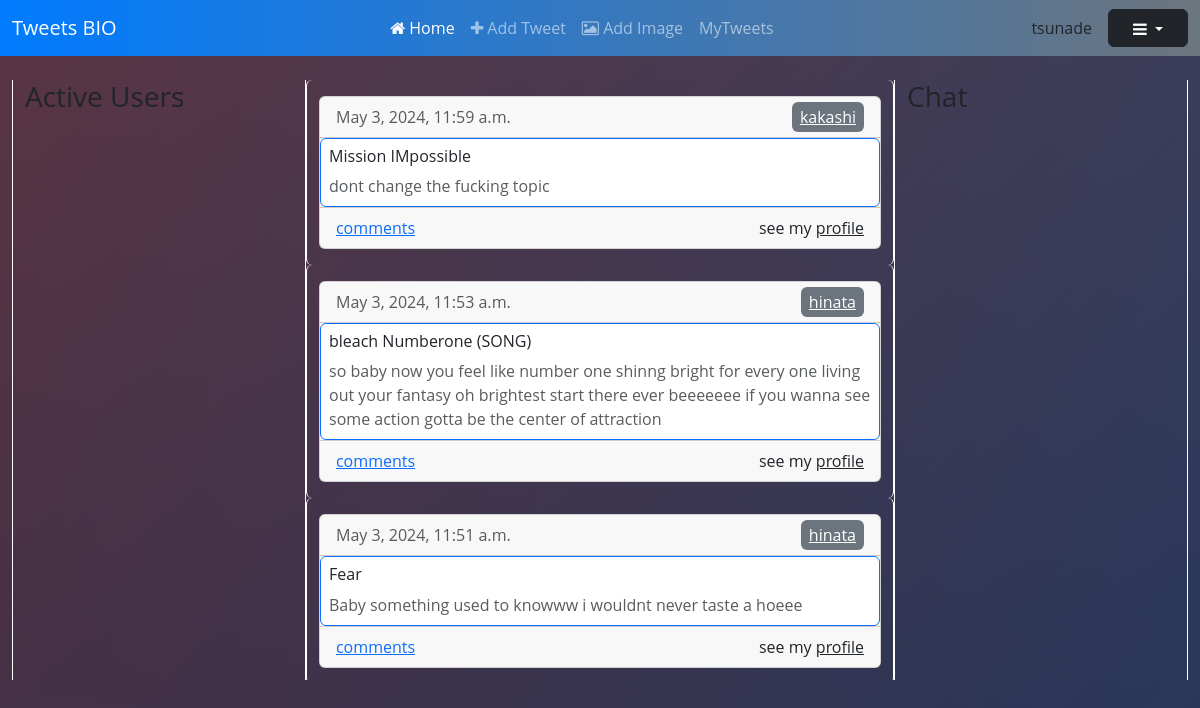
Before: / (signed in) with the older database file.
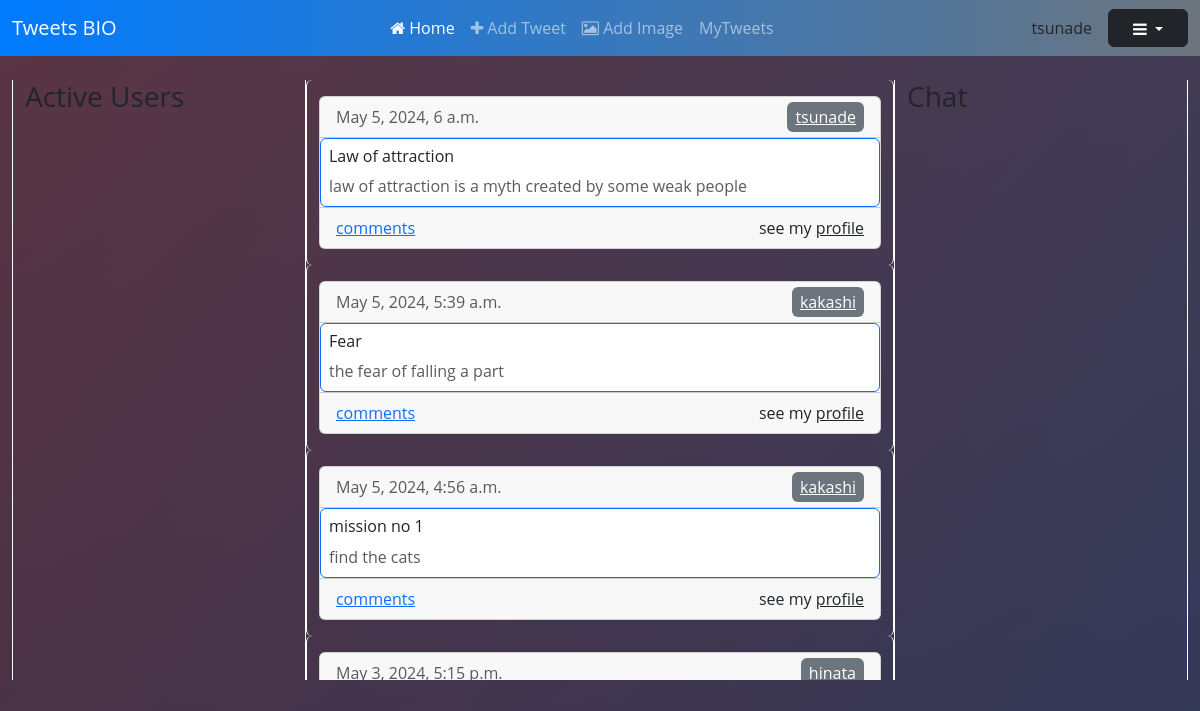
After: the same page with the newer database file.
### myapp/models.py (models this page shows, shortened)
class Tweets(models.Model):
    user = models.ForeignKey(User,on_delete=models.CASCADE)
    topic = models.CharField(max_length=50,null=False,blank=False)
    tweet = models.CharField(max_length=250,null=False,blank=False)
    pub_date = models.DateTimeField()

### myapp/views.py (the view)
# urls.py: path("",index_page,name="index_page"),
@login_required(login_url="login/")
def index_page(request):
    user_data = Tweets.objects.all().order_by("-pub_date")
    return render(request,"index.html",context={"page":"home","data":user_data})

### myapp/templates/index.html (shortened to what this page needs)
{% extends "base.html" %}
{% block navbar %}
<nav class="navbar navbar-expand-lg navbar-dark bg-dark">
  <div class="container-fluid">
    <a class="navbar-brand" href="/">Tweets BIO</a>
    <div class="collapse navbar-collapse" id="navbarNav">
      <ul class="navbar-nav mx-auto">
        <li class="nav-item">
          <a class="nav-link active" aria-current="page" href="{% url 'myapp:index_page' %}"><i class="fa fa-home"></i> Home</a>
        </li>
        <li class="nav-item">
          <a class="nav-link" href="{% url 'myapp:add_tweet_page' %}"><i class="fa fa-plus"></i> Add Tweet</a>
        </li>
        <li class="nav-item">
          <a class="nav-link" href="{% url 'myapp:add_image' %}"><i class="fa fa-image"></i> Add Image</a>
        </li>
        <li class="nav-item">
          <a class="nav-link" href="{% url 'myapp:all_tweets' request.user.username %}"></i>MyTweets</a>
        </li>
      </ul>
    </div>
    <div class="text-center me-3">
      <a class="nav-link font-weight-bold" href="#">{{request.user.username}}</a>
    </div>
    <div class="dropdown">
      <button class="btn btn-dark dropdown-toggle" type="button" id="dropdownMenuButton" aria-expanded="false">
        <i class="fa fa-bars"></i>
      </button>
    </div>
  </div>
</nav>
{% endblock navbar %}
{% block body %}
<div class="container-fluid p-4">
  <div class="row">
    <div class="col-lg-3 border border-white border-top-0 border-bottom-0 rounded-0">
      <h3>Active Users</h3>
    </div>
    <div class="col-lg-6" style="max-height: 600px; overflow-y: auto; scrollbar-width: none; -ms-overflow-style: none;">
      {% if data %}
        {% for element in data %}
          <div class="row">
            <div class="col-lg-12 border border-white border-top-0 border-bottom-0 rounded">
              <div class="card my-3">
                <div class="card-header d-flex justify-content-between align-items-center">
                  <span class="font-light text-muted">{{element.pub_date}}</span>
                  <div>
                    <a class="no-decoration px-2 py-1 bg-secondary text-white font-weight-bold rounded hover:bg-gray-500 mr-2 " href="{% url 'myapp:update_tweet' element.id %}">{{element.user.username}}</a>
                  </div>
                </div>
                <div class="card-body border border-primary rounded p-2">
                  <h2 class="card-title h6 text-dark">{{element.topic}}</h2>
                  <p class="card-text text-muted mb-0">{{element.tweet}}</p>
                </div>
                <div class="card-footer d-flex justify-content-between align-items-center">
                  <a class="text-primary" href="#">comments</a>
                  <div>
                    <p class="mb-0">see my <a class="text-dark font-weight-bold" style="text-decoration:underline" href="{% url 'myapp:show_profile' element.user.username %}">profile</a></p>
                  </div>
                </div>
              </div>
            </div>
          </div>
        {% endfor %}
      {% endif %}
    </div>
    <div class="col-lg-3 border border-white border-top-0 border-bottom-0 rounded-0">
      <h3>Chat</h3>
    </div>
  </div>
</div>
{% endblock body %}

Changed rows visible on the page:
no longer on this page (row unchanged): Tweets: pub_date "May 3, 2024, 11:59 a.m.", user.username "kakashi", topic "Mission IMpossible", tweet "dont change the fucking topic"
no longer on this page (row unchanged): Tweets: pub_date "May 3, 2024, 11:53 a.m.", user.username "hinata", topic "bleach Numberone (SONG)", tweet "so baby now you feel like number one shinng bright for every one living out your fantasy oh brightest start there ever beeeeeee if you wanna see some action gotta be the center of attraction"
no longer on this page (row unchanged): Tweets: pub_date "May 3, 2024, 11:51 a.m.", user.username "hinata", topic "Fear", tweet "Baby something used to knowww i wouldnt never taste a hoeee"
added Tweets: pub_date "May 5, 2024, 6 a.m.", user.username "tsunade", topic "Law of attraction", tweet "law of attraction is a myth created by some weak people"
added Tweets: pub_date "May 5, 2024, 5:39 a.m.", user.username "kakashi", topic "Fear", tweet "the fear of falling a part"
added Tweets: pub_date "May 5, 2024, 4:56 a.m.", user.username "kakashi", topic "mission no 1", tweet "find the cats"
added Tweets: pub_date "May 3, 2024, 5:15 p.m.", user.username "hinata"
